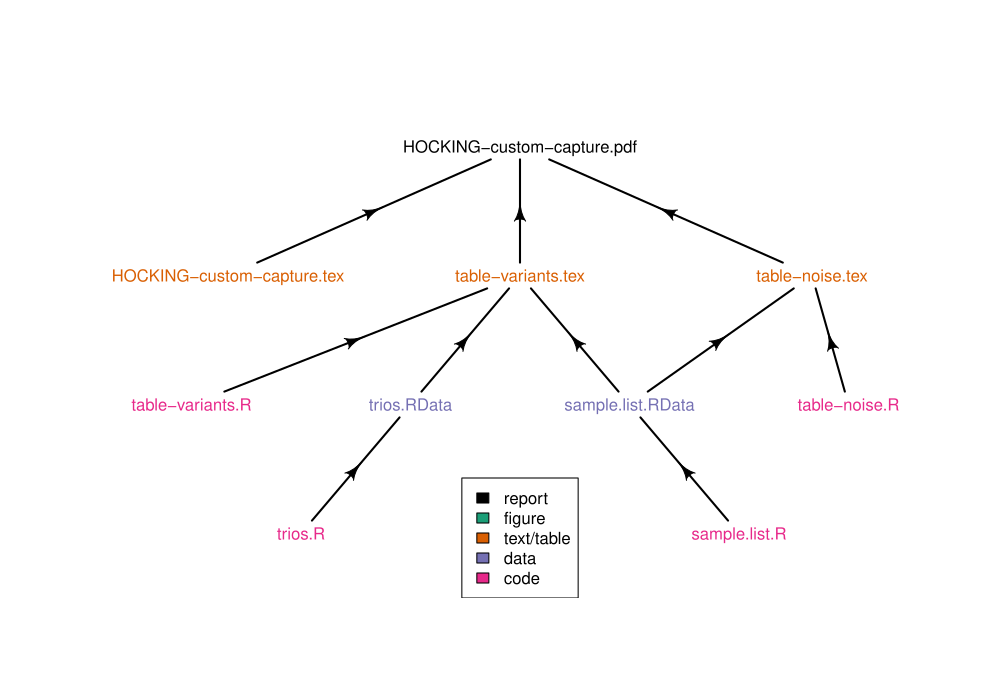

This figure's R source:
works_with_R("3.0.2", plotMakefile="2014.2.13")

## Plot DAG diagrams.

mk <- function(width, sort) list(width=width, sort=sort)
info <- list("custom-capture"=mk(10, sortValues(
                  "table-variants.R",
                  "trios.RData",
                  "sample.list.RData",
                  "table-noise.R"
                  )),
           "seq-segment"=mk(12, sortValues(
             "HOCKING-seq-segment.tex",
             "table-samples.tex",
             "table-outliers.tex",
             "figure-profiles.png",
             "figure-variables.png",
             ##
             "table-samples.R",
             "hg19.RData",
             "table-outliers.R",
             "zscores.RData",
             "figure-profiles.R",
             "figure-variables.R",
             ##
             "hg19.R",
             "zscores.R"
             )))
categories <-
  c(report="pdf$",
    figure="png$",
    "text/table"="tex$",
    data="RData$",
    code="R$")
colors <- c("black", brewer.pal(4, "Dark2"))
names(colors) <- names(categories)
for(base in names(info)){
  f <- sprintf("%s.mk", base)
  L <- info[[base]]
  out <- sprintf("figure-%s.pdf", base)
  pdf(out, width=L$width)
  plotMakefile(f, sort.fun=L$sort, categories=categories, colors=colors)
  dev.off()
}
